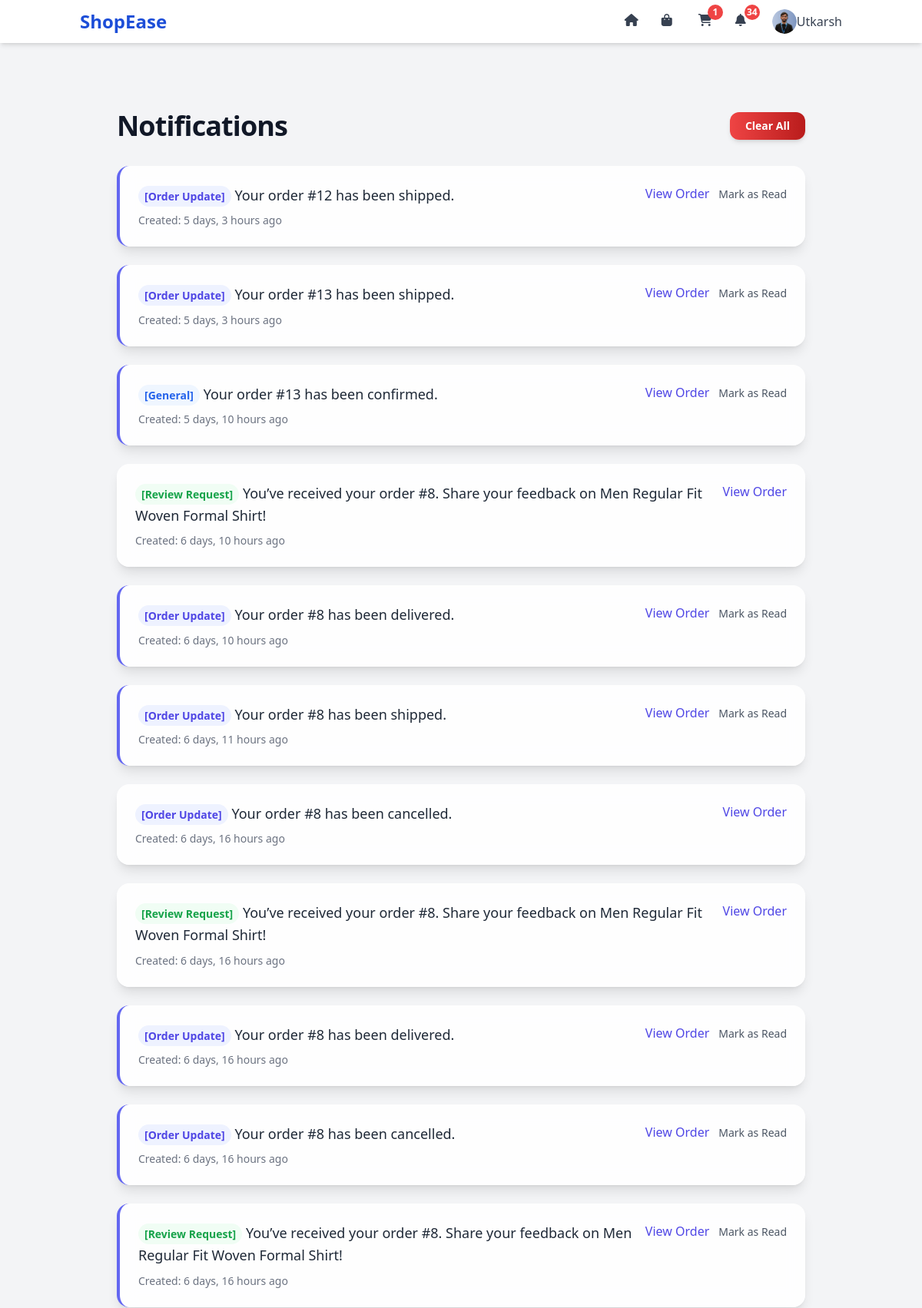
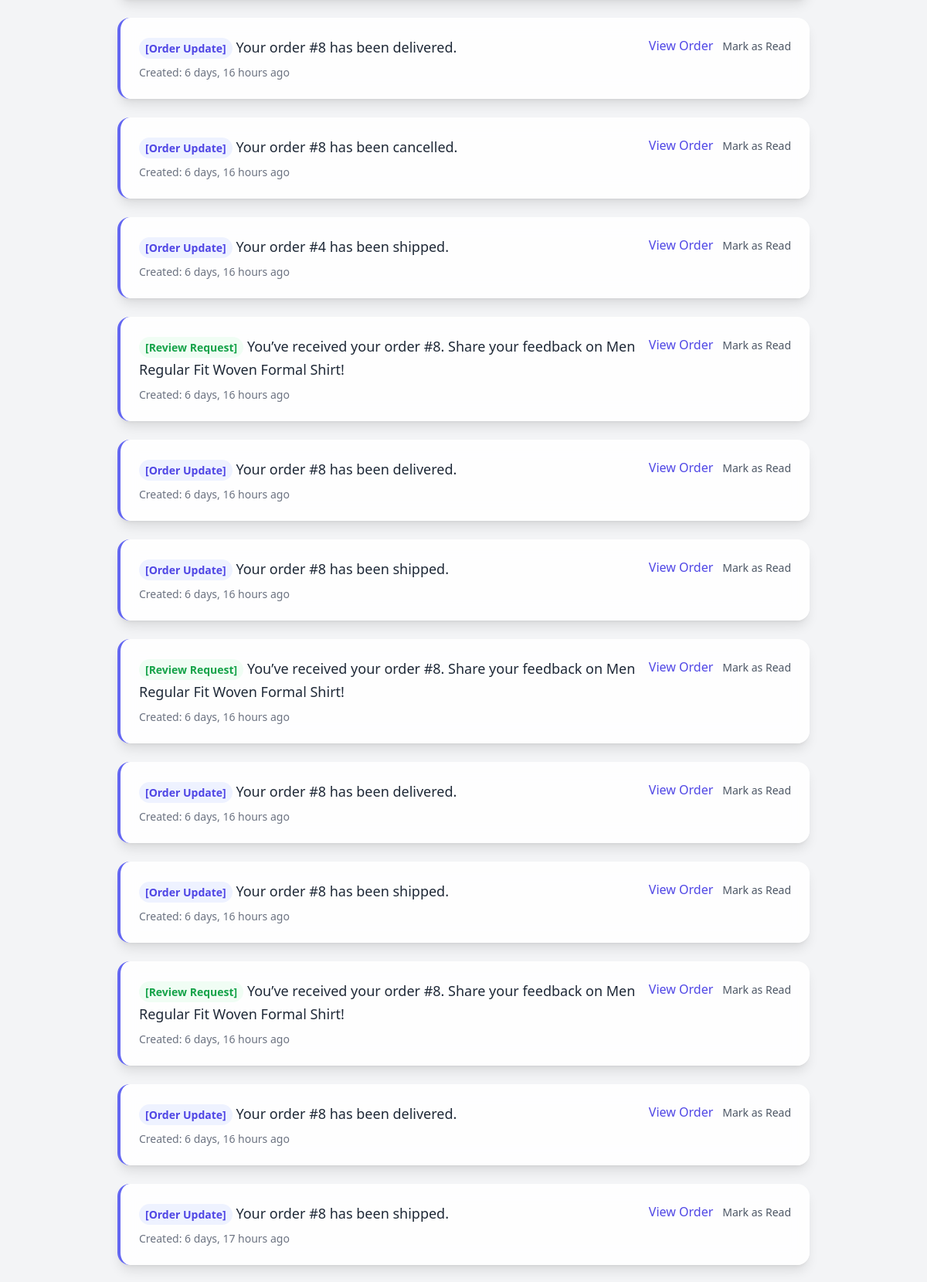
The page /notifications/ (signed in, upper part) on the database its author committed (2 pictures, top to bottom).
### core/models.py (models this page shows, shortened)
class User(AbstractUser):
    ROLE_CHOICES = (
        ('admin', 'Admin'),
        ('seller', 'Seller'),
        ('buyer', 'Buyer'),
    )
    role = models.CharField(max_length=10, choices=ROLE_CHOICES, default='buyer')
    address = models.TextField(blank=True, null=True)
    profile_picture = models.ImageField(upload_to='profiles/', blank=True, null=True)
    full_name = models.CharField(max_length=255, blank=True, null=True)
    phone_number = models.CharField(max_length=15, blank=True, null=True)
    alternate_email = models.EmailField(blank=True, null=True)
    email = models.EmailField(unique=True, blank=False, null=False)

class Notification(models.Model):
    user = models.ForeignKey(
        settings.AUTH_USER_MODEL,
        on_delete=models.CASCADE,
    )
    message = models.TextField()
    created_at = models.DateTimeField(auto_now_add=True)
    is_read = models.BooleanField(default=False)
    related_order = models.ForeignKey(
        Order,
        on_delete=models.SET_NULL,
        null=True,
        blank=True
    )

### core/views.py (the view)
# urls.py: path('notifications/', views.notifications, name='notifications'),
@login_required
def notifications(request):
    if request.user.role != 'buyer':
        messages.error(request, 'Only buyers can view notifications.')
        return redirect('home')
    notifications = Notification.objects.filter(user=request.user).order_by('-created_at')
    unread_notifications = Notification.objects.filter(user=request.user, is_read=False).count()
    context = {
        'notifications': notifications,
        'unread_notifications': unread_notifications,
    }
    return render(request, 'notifications.html', context)

### core/context_processors.py (called while the page is built)
def unread_notifications(request):
    if request.user.is_authenticated:
        return {
            'unread_notifications': Notification.objects.filter(user=request.user, is_read=False).count()
        }
    return {'unread_notifications': 0}

### templates/notifications.html (shortened to what this page needs)
{% extends 'base.html' %}
{% load humanize %}
{% block content %}
    <div class="container mx-auto px-4 py-16">
        <div class="flex justify-between items-center mb-8 max-w-4xl mx-auto">
            <h1 class="text-4xl font-bold text-gray-900 tracking-tight">Notifications</h1>
            {% if notifications %}
                <form method="post" action="{% url 'clear_notifications' %}" id="clear-notifications-form">
                    <button type="button" id="clear-notifications-btn" class="bg-gradient-to-r from-red-500 to-red-700 text-white py-2 px-5 rounded-xl font-semibold text-sm hover:from-red-600 hover:to-red-800 transition-all duration-300 shadow-md hover:shadow-lg transform hover:scale-[1.02]">
                        Clear All
                    </button>
                </form>
            {% endif %}
        </div>
        {% if notifications %}
            <div class="max-w-4xl mx-auto space-y-6">
                {% for notification in notifications %}
                    <div class="bg-white/90 backdrop-blur-md rounded-2xl shadow-lg p-6 transition-all duration-300 hover:shadow-xl {% if not notification.is_read %}border-l-4 border-indigo-500{% endif %} notification-card">
                        <div class="flex items-start justify-between">
                            <div class="flex-1">
                                <p class="text-gray-800 text-lg leading-relaxed">
                                    {% if "has been shipped" in notification.message or "has been delivered" in notification.message or "has been cancelled" in notification.message %}
                                        <span class="text-indigo-600 font-semibold bg-indigo-50 px-2 py-1 rounded-full text-sm">[Order Update]</span>
                                    {% elif "Share your feedback" in notification.message %}
                                        <span class="text-green-600 font-semibold bg-green-50 px-2 py-1 rounded-full text-sm">[Review Request]</span>
                                    {% else %}
                                        <span class="text-blue-600 font-semibold bg-blue-50 px-2 py-1 rounded-full text-sm">[General]</span>
                                    {% endif %}
                                    {{ notification.message }}
                                </p>
                                <p class="text-sm text-gray-500 mt-2">Created: {{ notification.created_at|naturaltime }}</p>
                            </div>
                            <div class="flex items-center gap-3">
                                {% if notification.related_order %}
                                    <a href="{% url 'order_detail' notification.related_order.id %}" class="text-indigo-600 hover:text-indigo-800 font-medium transition-colors duration-200">View Order</a>
                                {% endif %}
                                {% if not notification.is_read %}
                                    <form method="post" action="{% url 'mark_as_read' notification.id %}" class="inline-block">
                                        <button type="submit" class="text-sm text-gray-600 hover:text-gray-800 font-medium transition-colors duration-200">Mark as Read</button>
                                    </form>
                                {% endif %}
                            </div>
                        </div>
                    </div>
                {% endfor %}
            </div>
        {% endif %}
    </div>
{% endblock %}

### templates/base.html (shortened to what this page needs)
{% load static %}
<!DOCTYPE html>
<html lang="en">
<head>
    <script src="https://cdn.tailwindcss.com"></script>
    <link rel="stylesheet" href="{% static 'css/style.css' %}">
</head>
<body class="font-sans bg-gray-100 text-gray-900">
    <nav class="bg-white shadow-md fixed top-0 left-0 w-full z-50">
        <div class="container mx-auto px-4 py-3 flex items-center justify-between">
            <a href="{% url 'home' %}" class="text-2xl font-bold text-blue-700">ShopEase</a>
            <div class="hidden md:flex items-center space-x-6">
                <a href="{% url 'home' %}" class="text-gray-700 hover:text-blue-700" title="Home">
                    <i class="fas fa-home w-6 h-6"></i>
                </a>
                <a href="{% url 'product_list' %}" class="text-gray-700 hover:text-blue-700" title="Products">
                    <i class="fas fa-shopping-bag w-6 h-6"></i>
                </a>
                {% if user.is_authenticated %}
                    {% if user.role == 'buyer' %}
                        <a href="{% url 'view_cart' %}" class="relative text-gray-700 hover:text-blue-700" title="Cart">
                            <i class="fas fa-shopping-cart w-6 h-6"></i>
                            {% with cart_items_count=user.cart.items.count %}
                                {% if cart_items_count > 0 %}
                                    <span class="absolute -top-2 -right-2 bg-red-500 text-white text-xs font-bold rounded-full h-5 w-5 flex items-center justify-center">{{ cart_items_count }}</span>
                                {% endif %}
                            {% endwith %}
                        </a>
                        <a href="{% url 'notifications' %}" class="relative text-gray-700 hover:text-blue-700" title="Notifications">
                            <i class="fas fa-bell w-6 h-6"></i>
                            {% if unread_notifications > 0 %}
                                <span class="absolute -top-2 -right-2 bg-red-500 text-white text-xs font-bold rounded-full h-5 w-5 flex items-center justify-center">{{ unread_notifications }}</span>
                            {% endif %}
                        </a>
                        <div class="relative flex items-center space-x-2">
                            <button id="dropdown-toggle" class="flex items-center text-gray-700 hover:text-blue-700 focus:outline-none">
                                {% if user.profile_picture %}
                                    <img src="{{ user.profile_picture.url }}" alt="Profile" class="w-8 h-8 rounded-full object-cover">
                                {% else %}
                                    <i class="fas fa-user w-6 h-6"></i>
                                {% endif %}
                                <span class="text-gray-700 font-medium">{{ user.username }}</span>
                            </button>
                        </div>
                    {% endif %}
                {% endif %}
            </div>
        </div>
    </nav>
    <div class="container mx-auto mt-20 px-4">
        {% block content %}{% endblock %}
    </div>
</body>
</html>

### static/css/style.css (style rules this page uses)
body { font-family: 'Arial', sans-serif; background-color: #f4f4f9; color: #333; }
.container { max-width: 1200px; }
h1, h2 { color: #1e40af; }
button { transition: background-color 0.3s ease; }
nav { transition: all 0.3s ease; }
.fas, .far { width: 1.5rem; height: 1.5rem; }

### templates/notifications.html (style rules this page uses)
.transition-all { transition: all 0.3s ease-in-out; }
.notification-card { animation: slideIn 0.5s ease-out; }

### rows shown on the page
User: profile_picture (picture), username "Utkarsh"
Notification: shows "[Order Update]", message "Your order #12 has been shipped.", created_at "5 days, 3 hours ago", shows "View Order", is_read "Mark as Read"
Notification: shows "[Order Update]", message "Your order #13 has been shipped.", created_at "5 days, 3 hours ago", shows "View Order", is_read "Mark as Read"
Notification: shows "[General]", message "Your order #13 has been confirmed.", created_at "5 days, 10 hours ago", shows "View Order", is_read "Mark as Read"
Notification: shows "[Review Request]", message "You’ve received your order #8. Share your feedback on Men Regular Fit Woven Formal Shirt!", created_at "6 days, 10 hours ago", shows "View Order"
Notification: shows "[Order Update]", message "Your order #8 has been delivered.", created_at "6 days, 10 hours ago", shows "View Order", is_read "Mark as Read"
Notification: shows "[Order Update]", message "Your order #8 has been shipped.", created_at "6 days, 11 hours ago", shows "View Order", is_read "Mark as Read"
Notification: shows "[Order Update]", message "Your order #8 has been cancelled.", created_at "6 days, 16 hours ago", shows "View Order"
Notification: shows "[Review Request]", message "You’ve received your order #8. Share your feedback on Men Regular Fit Woven Formal Shirt!", created_at "6 days, 16 hours ago", shows "View Order"
Notification: shows "[Order Update]", message "Your order #8 has been delivered.", created_at "6 days, 16 hours ago", shows "View Order", is_read "Mark as Read"
Notification: shows "[Order Update]", message "Your order #8 has been cancelled.", created_at "6 days, 16 hours ago", shows "View Order", is_read "Mark as Read"
Notification: shows "[Review Request]", message "You’ve received your order #8. Share your feedback on Men Regular Fit Woven Formal Shirt!", created_at "6 days, 16 hours ago", shows "View Order", is_read "Mark as Read"
Notification: shows "[Order Update]", message "Your order #8 has been delivered.", created_at "6 days, 16 hours ago", shows "View Order", is_read "Mark as Read"
Notification: shows "[Order Update]", message "Your order #8 has been cancelled.", created_at "6 days, 16 hours ago", shows "View Order", is_read "Mark as Read"
Notification: shows "[Order Update]", message "Your order #4 has been shipped.", created_at "6 days, 16 hours ago", shows "View Order", is_read "Mark as Read"
Notification: shows "[Review Request]", message "You’ve received your order #8. Share your feedback on Men Regular Fit Woven Formal Shirt!", created_at "6 days, 16 hours ago", shows "View Order", is_read "Mark as Read"
Notification: shows "[Order Update]", message "Your order #8 has been delivered.", created_at "6 days, 16 hours ago", shows "View Order", is_read "Mark as Read"
Notification: shows "[Order Update]", message "Your order #8 has been shipped.", created_at "6 days, 16 hours ago", shows "View Order", is_read "Mark as Read"
Notification: shows "[Review Request]", message "You’ve received your order #8. Share your feedback on Men Regular Fit Woven Formal Shirt!", created_at "6 days, 16 hours ago", shows "View Order", is_read "Mark as Read"
Notification: shows "[Order Update]", message "Your order #8 has been delivered.", created_at "6 days, 16 hours ago", shows "View Order", is_read "Mark as Read"
Notification: shows "[Order Update]", message "Your order #8 has been shipped.", created_at "6 days, 16 hours ago", shows "View Order", is_read "Mark as Read"
Notification: shows "[Review Request]", message "You’ve received your order #8. Share your feedback on Men Regular Fit Woven Formal Shirt!", created_at "6 days, 16 hours ago", shows "View Order", is_read "Mark as Read"
Notification: shows "[Order Update]", message "Your order #8 has been delivered.", created_at "6 days, 16 hours ago", shows "View Order", is_read "Mark as Read"
Notification: shows "[Order Update]", message "Your order #8 has been shipped.", created_at "6 days, 17 hours ago", shows "View Order", is_read "Mark as Read"

### other values the page prints
{{ cart_items_count }} "1"
{{ unread_notifications }} "34"
